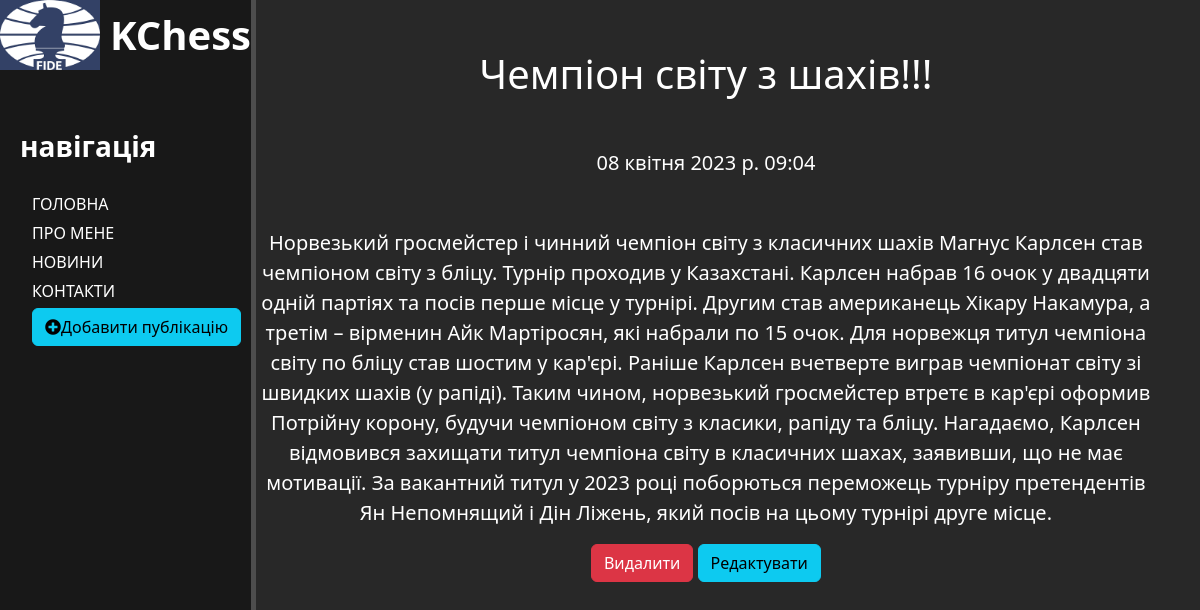
/news/5, run on the app's committed database.
### news/models.py (models this page shows, shortened)
class Articles (models.Model):
    title = models.CharField('Назва', max_length=50, default='' )
    anons = models.CharField('Анонс', max_length=250, default='')
    full_text = models.TextField ('Текст')
    date = models.DateTimeField ('Дата публікації')
    class Meta:
        verbose_name = 'Новина'
        verbose_name_plural = 'Новини'

### news/views.py (the view)
# urls.py: path('<int:pk>', views.NewsDetailView.as_view(), name='news-detail'),
class NewsDetailView(DetailView):
    model = Articles
    template_name = 'news/details_view.html'
    context_object_name = 'article'

### news/templates/news/details_view.html (shortened to what this page needs)
{% extends 'main/layout.html' %}
{% block content %}
    <div class='features'>
        <h1>{{ article.title }}</h1>
        <p>{{ article.date }}</p>
        <p>{{ article.full_text }}</p>
        <a href="{% url 'news-delete' article.id %}" class="btn btn-danger">Видалити</a>
        <a href="{% url 'news-update' article.id %}" class="btn btn-info">Редактувати</a>
    </div>
{% endblock %}

### main/templates/main/layout.html (shortened to what this page needs)
{% load static %}
<!doctype html >
<html lang="en" xmlns="http://www.w3.org/1999/html">
<head>
    <link rel="stylesheet" href="https://cdn.jsdelivr.net/npm/bootstrap@5.2.3/dist/css/bootstrap.min.css">
    <link rel="stylesheet" href="{% static 'main/css/main.css' %}">
    <link rel="stylesheet" href="https://use.fontawesome.com/releases/v5.8.2/css/all.css">
</head>
<body>
    <aside>
        <img src="{% static 'main/img/завантаження.png' %}" alt="">
        <span class='logo'>KChess</span>
        <h3>навігація</h3>
        <ul>
            <a style="text-decoration: none;" href = '{% url "home" %}'><li>ГОЛОВНА</li></a>
            <a style="text-decoration: none;" href = '{% url "about" %}'><li>ПРО МЕНЕ</li></a>
            <a style="text-decoration: none;" href = '{% url "news_home" %}'><li>НОВИНИ</li></a>
            <a style="text-decoration: none;" href = 'https://www.instagram.com/ostrovka_01.27_/'><li>КОНТАКТИ</li></a>
            <a style="text-decoration: none;" href = '{% url "create" %}'><li><button class='btn btn-info'><i class="fas fa-plus-circle"></i>Добавити публікацію</button></li></a>
        </ul>
    </aside>
        {% block content %}
        {% endblock %}
</body>
</html>

### main/static/main/css/main.css (style rules this page uses)
body { background: #282828; }
aside { float:left; background: #181818; width: 17,5%; padding: 2,5%; height: 150vh; color: #fff; border-right: 5px solid #4d4d4d; }
aside img { width: 100px; float: left; }
aside .logo { font-size: 40px; margin-left: 10px; font-weight: bold; position: relative; top: 5px; }
aside h3 { margin-top: 50px; font-weight: bold; padding: 20px; }
aside ul { list-style: none }
aside ul li { color: #fff; margin-top: 5px; }
.features { text-align: center; color: #fff; width: 75%; float: left; margin-top: 50px; }
.features p { margin-top: 50px; font-size: 20px; }

### data on the page
Articles: title "Чемпіон світу з шахів!!!", date "08 квітня 2023 р. 09:04", full_text "Норвезький гросмейстер і чинний чемпіон світу з класичних шахів Магнус Карлсен став чемпіоном світу з бліцу. Турнір проходив у Казахстані. Карлсен набрав 16 очок у двадцяти одній партіях та посів перше місце у турнірі. Другим став американець Хікару Накамура, а третім – вірменин Айк Мартіросян, які набрали по 15 очок. Для норвежця титул чемпіона світу по бліцу став шостим у кар'єрі. Раніше Карлсен вчетверте виграв чемпіонат світу зі швидких шахів (у рапіді). Таким чином, норвезький гросмейстер втретє в кар'єрі оформив Потрійну корону, будучи чемпіоном світу з класики, рапіду та бліцу. Нагадаємо, Карлсен відмовився захищати титул чемпіона світу в класичних шахах, заявивши, що не має…"
